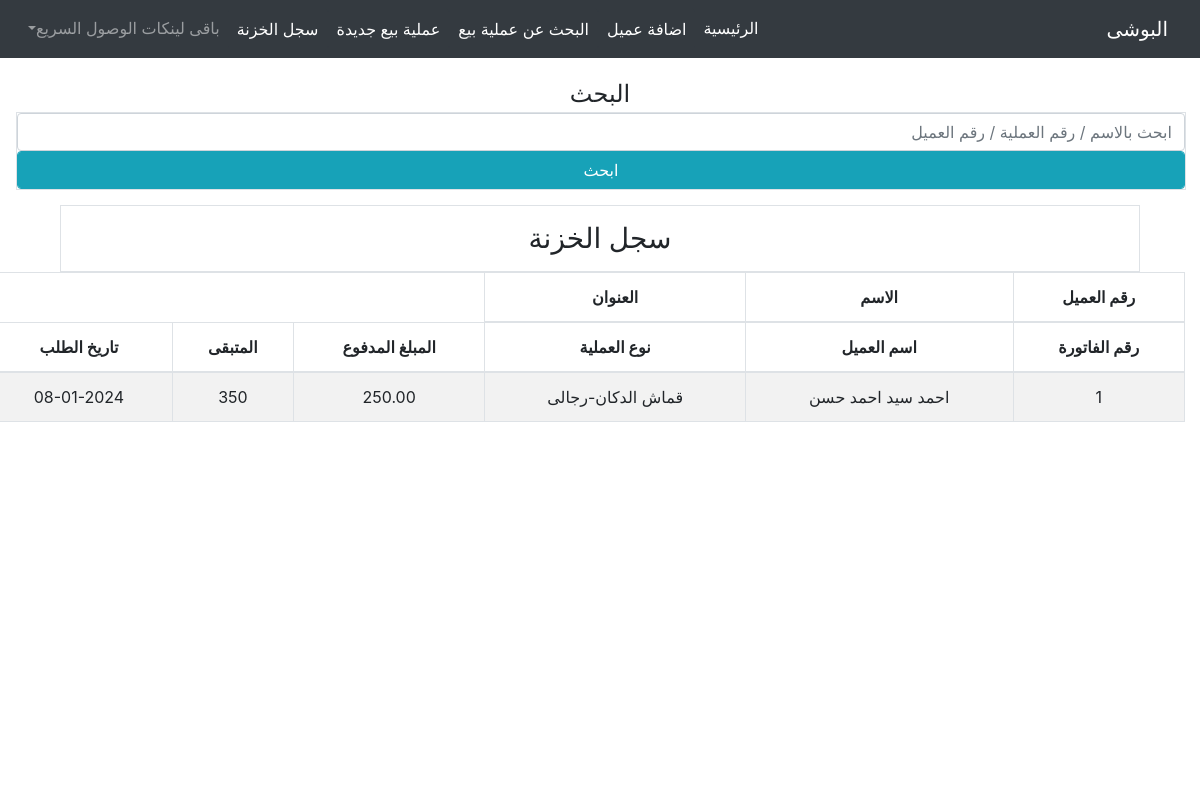
Page /kazna/list/ on the earlier database version.
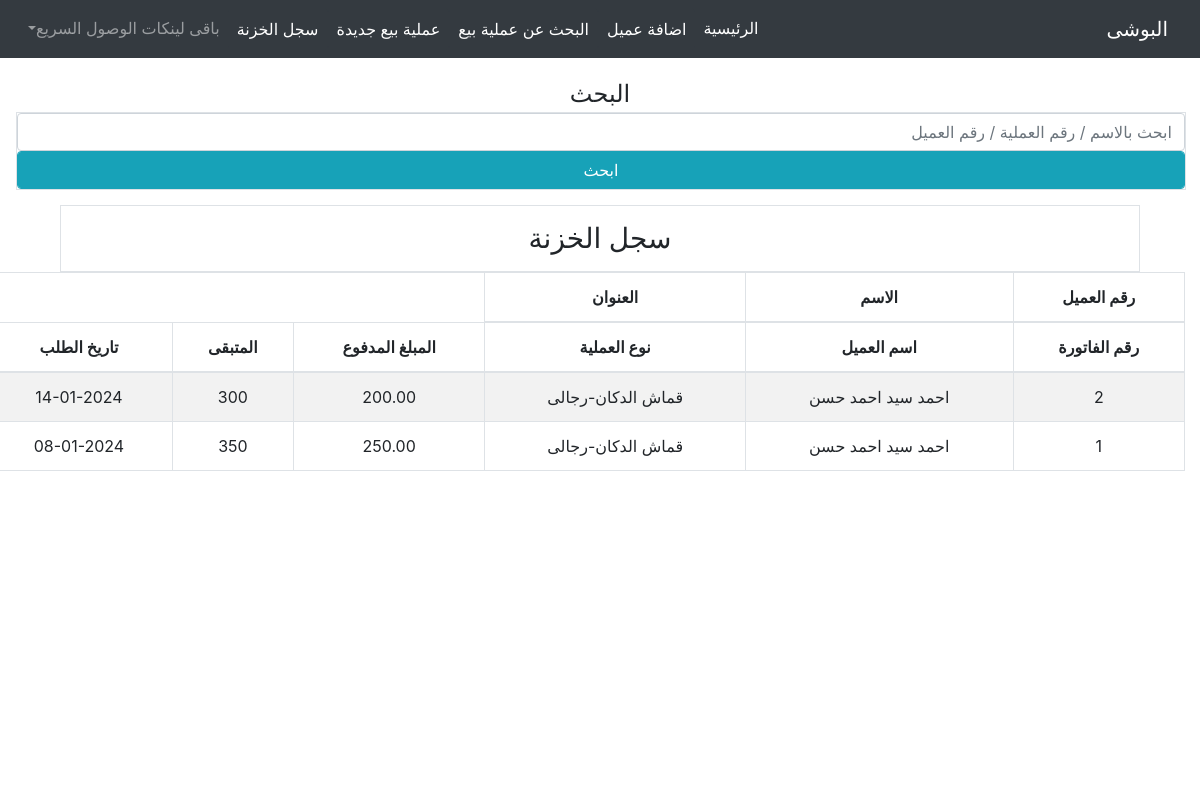
Same page on the later database version.
### kazna/models.py (models this page shows)
class Record (TimeStampMixin,models.Model):
    typee = [
        ('in'   ,   'وارد'),
        ('out'  ,   'صادر')
    ]
    kind            = models.CharField(max_length=35, choices=typee, null=True, blank=True, verbose_name="نوع المبلغ", default="in")
    masterInvoice   = models.ForeignKey(MasterInvoice, on_delete=models.CASCADE, verbose_name="الفاتورة")
    amount          = models.DecimalField(max_digits=6, decimal_places=2, null=True, blank=True, verbose_name="المبلغ")
    details         = models.TextField(null=True, blank=True, verbose_name="التفصيل")

### order/models.py (models this page shows, shortened)
class MasterInvoice( TimeStampMixin,models.Model):
    counter = models.PositiveIntegerField(default=1, editable=False)
    invoiceType = [
        ('قماش الدكان-رجالى', 'قماش الدكان-رجالى'),
        ('قماش الدكان-حريمى', 'قماش الدكان-حريمى'),
        ('قماش خارجى-رجالى', 'قماش خارجى-رجالى'),
        ('قماش خارجى-حريمى', 'قماش خارجى-حريمى'),
        ('بيع قماش', 'بيع قماش'),
    ]
    clientMI    = models.ForeignKey(Client, related_name='master_invoices', on_delete=models.CASCADE, verbose_name="العميل")
    invoiceType = models.CharField(max_length=35, choices=invoiceType, null=True, blank=True, verbose_name="نوع الطلب", default="قماش الدكان-رجالى")

class basicInvoiceInfo(TimeStampMixin,models.Model):
    orderStatue = [
        ('unknwon','غير محدد'),
        ('sent','تم ارسالها الى المشغل'),
        ('done','جاهز للتسليم'),
        ('delivered','تم التسليم')
    ]
    masterInvoice   = models.ForeignKey(MasterInvoice, on_delete=models.CASCADE, verbose_name="الفاتورة")
    total           = models.IntegerField(null=True, blank=True, verbose_name="المبلغ الإجمالى")
    paid            = models.IntegerField(null=True, blank=True, verbose_name="المبلغ المدفوع")
    remain          = models.IntegerField(null=True, blank=True, verbose_name="المبلغ المتبقى")
    receve_date     = models.DateField(blank=True, null=True)
    statue          = models.CharField(max_length=35, choices=orderStatue, null=True, blank=True, verbose_name="حالة الطلب", default="unknwon")

### client/models.py (models this page shows, shortened)
class TimeStampMixin(models.Model):
    created_at      = models.DateTimeField(auto_now_add=True,null=True)
    updated_at      = models.DateTimeField(auto_now=True,null=True)
    is_deleted      = models.BooleanField(default=False)

class Client(TimeStampMixin, models.Model):
    GENDER_CHOICES = [
        ('male', 'رجالى'),
        ('female', 'حريمى'),
    ]
    FName       = models.CharField(max_length=15, null=True, blank=True, verbose_name="الاسم الاول") # الاسم الاول
    SName       = models.CharField(max_length=15, null=True, blank=True, verbose_name="الاسم الثانى") # الاسم الثانى
    TName       = models.CharField(max_length=15, null=True, blank=True, verbose_name="الاسم الثالث") # الاسم الثالث
    LName       = models.CharField(max_length=15, null=True, blank=True, verbose_name="الاسم الرابع") # الاسم الرابع
    name        = models.CharField(max_length=60, null=True, blank=True, db_index=True,verbose_name="الاسم بالكامل") # الاسم بالكامل
    kindMale    = models.CharField(max_length=10, choices=GENDER_CHOICES, null=True, blank=True, verbose_name="نوع العميل", default="male" )
    book        = models.CharField(max_length=50, null=True, blank=True, verbose_name="اسم الدفتر")
    page        = models.IntegerField(null=True, blank=True, verbose_name="صفحة رقم")
    phone       = models.CharField(max_length=50, null=True, blank=True, db_index=True, verbose_name="رقم التليفون")
    address     = models.CharField(max_length=50, null=True, blank=True, verbose_name="العنوان")

class TimeStampMixin(models.Model):
    created_at      = models.DateTimeField(auto_now_add=True,null=True)
    updated_at      = models.DateTimeField(auto_now=True,null=True)
    is_deleted      = models.BooleanField(default=False)

### kazna/views.py (the view)
# urls.py: path('list/', recordsListView.as_view(), name="list"),
class recordsListView(ListView):
    model               =   Record
    template_name       =   'kazna/recordsList.html'
    context_object_name =   'records'
    ordering            =   '-created_at'

### kazna/templates/kazna/recordsList.html (shortened to what this page needs)
{% extends "homee/index.html" %}
{% load crispy_forms_tags %}
{% block content %}
<div class="container-fluid text-center m-auto">
    <h1 class="h4 mt-3">البحث</h1>
    <div class="row w-100" style=" position: fixed; top: 7rem; display: inline-block; left: 1rem; z-index:2;" >
        <div class="col-12">
            <form class="border m-auto " action="#" >
                <input class="w-100 form-control" name="q" placeholder="ابحث بالاسم / رقم العملية / رقم العميل">
                <input type="submit" class="form-control btn btn-info" value="ابحث">
            </form>
        </div>
    </div>
    <br>
    <br>
    <br>
    <h1 class="h3 border p-3 mb-5 mt-3">سجل الخزنة</h1>
    <div class="row mt-5 mb-3 bg-white w-100" style=" position: fixed; top: 14rem; display: inline-block; left: 0rem; z-index:2; overflow:scroll; height:67vh">
        <table class="table text-center table-striped table-hover table-bordered w-100" id="" style="">
            <thead>
                <th>رقم العميل</th>
                <th>الاسم</th>
                <th>العنوان</th>
            </thead>
            <tbody>
                <thead>
                    <tr>
                        <th>رقم الفاتورة</th>
                        <th>اسم العميل</th>
                        <th>نوع العملية</th>
                        <th>المبلغ المدفوع</th>
                        <th>المتبقى</th>
                        <th>تاريخ الطلب</th>
                    </tr>
                </thead>
                {% for record in records %}
                    <tr>
                        <td>{{record.masterInvoice.counter}}</td>
                        <td>{{record.masterInvoice.clientMI.name}}</td>
                        <td>{{record.masterInvoice.invoiceType}}</td>
                        <td>{{record.amount}}</td>
                        <td>
                            {% for basic_invoice_info in record.masterInvoice.basicinvoiceinfo_set.all %}
                                {{ basic_invoice_info.remain }}
                            {% endfor %}
                        </td>
                        <td>{{record.created_at|date:'d-m-Y'}}</td>
                    </tr>
                {% endfor %}
            </tbody>
        </table>
</div>
{% endblock %}

Differences in the rows shown:
added Record: masterInvoice.counter "2", masterInvoice.clientMI.name "احمد سيد احمد حسن", masterInvoice.invoiceType "قماش الدكان-رجالى", amount "200.00", created_at "14-01-2024"
added basicInvoiceInfo: remain "300", shown under "2"
